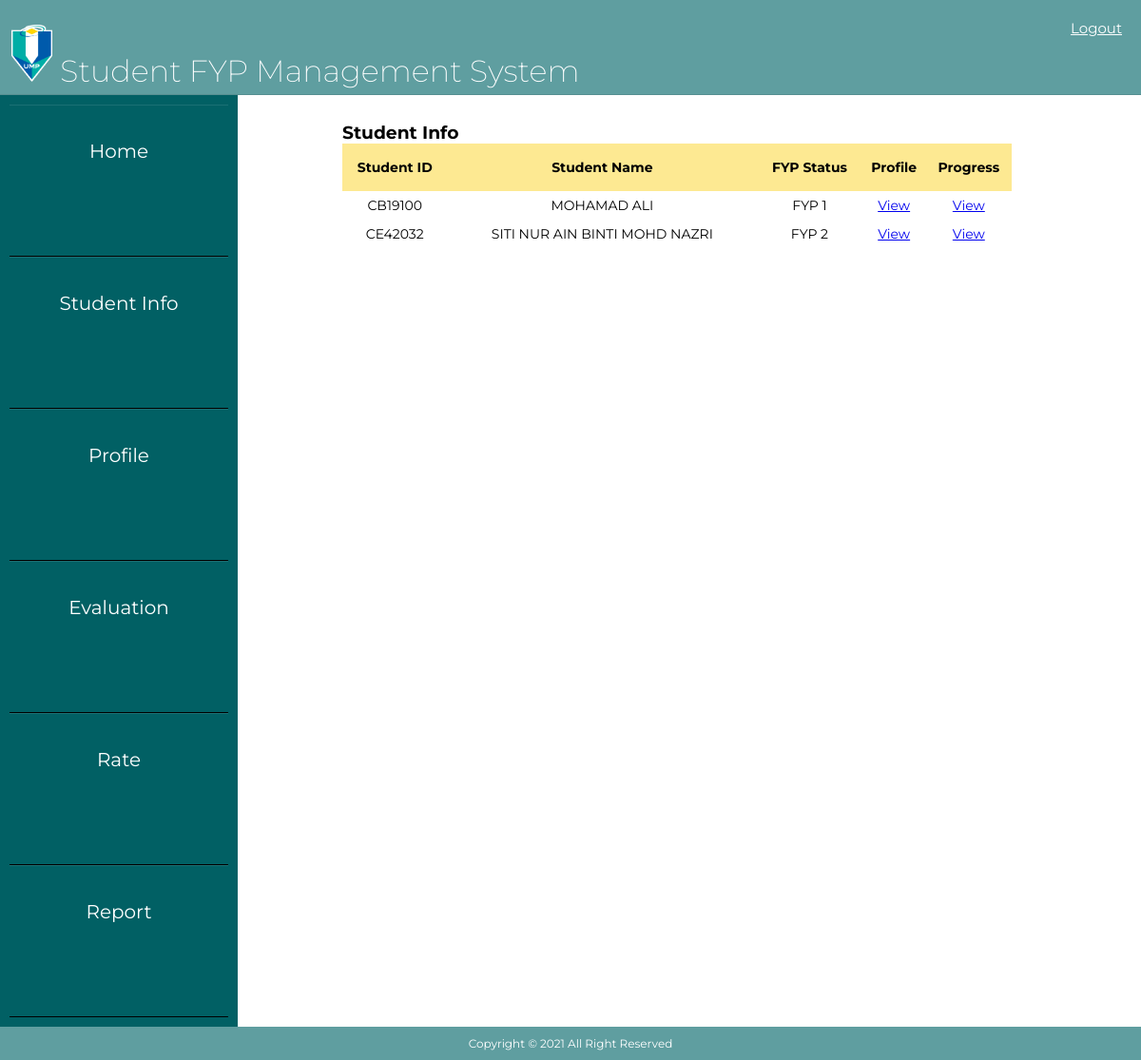
The page /studentinfo.php (signed in) on the database its author committed.
### tables this page shows
CREATE TABLE `student` (
  `studentid` int(11) NOT NULL,
  `matricid` varchar(20) NOT NULL,
  `studentname` varchar(100) NOT NULL,
  `studemail` varchar(30) NOT NULL,
  `pcode` varchar(10) NOT NULL,
  `fypstatus` varchar(5) NOT NULL,
  `phone` int(12) NOT NULL,
  `semester` int(10) NOT NULL
);

### studentinfo.php (the view, shortened to what this page needs)
<?php
include_once './include/config.php';
?>
<!DOCTYPE html>
<html lang="en">
    <head>
        <link href="css/layout.css" type="text/css" rel="stylesheet" media="screen,projection">
        <link href="css/sidebar.css" type="text/css" rel="stylesheet" media="screen,projection">
    </head>
    <body>
    <div class="header">
        <div class ="inner_header">
            <div class="logo_container">
            <h1><img src="umplogo.png" alt="imgheader">  Student FYP Management System </h1>
            </div>
        <nav>
          <li><span><a href="logout.php">Logout</a></span></li>
</nav>
        </div>
</div>
<div class="row">
    <div class="column left">
    <ul>
    <li> <a href="suphome.php" class="button" name="home">Home</a></li>
        <li><a href="studentinfo.php" class="button"  name="studinfo">Student Info</a></li>
       <li><a href="supprofile.php" class="button" name="profile">Profile</a></li>
       <li><a href="supevaluation.php" class="button" name="evaluation">Evaluation</a></li>
        <li><a href="suprating.php" class="button" name="rate">Rate</a></li>
       <li><a href="supreport.php" class="button"  name="report">Report</a></li>
    </div>
    <div class="column right">
    <br><h3>Student Info</h3>
    <form>
        <table class="center">
            <tr>
                <th>Student ID</th>
                <th>Student Name</th>
                <th>FYP Status</th>
                <th>Profile</th>
                <th>Progress</th>
            </tr>
            <tr>
               <?php
                   $sql = "SELECT student.studentid, student.matricid,student.studentname,student.fypstatus,studentsupervisor.Fypstd_ID,studentsupervisor.Sup_ID FROM student,studentsupervisor WHERE student.studentid = studentsupervisor.Fypstd_ID AND  studentsupervisor.Sup_ID='".$_SESSION['matricid']."'";
                   $result = $conn -> query($sql);
                   if($result->num_rows > 0){
                       while($row = $result -> fetch_assoc() )
                    {
                       echo '<tr><td>' .$row["matricid"]. '</td>';
                        echo '<td>' .$row["studentname"]. '</td>';
                      echo '<td>' .$row["fypstatus"]. '</td>';
                       echo '<td><a href="studprofile.php?studID='.$row["studentid"].'">View</a<td>';
                       echo '<td><a href="studprog.php?studID='.$row["studentid"].'">View</a></td></tr>';
                 }
             }
             else{
                 echo "No Result";
             }
             ?>
 </table>
 </form>
</div>
<footer id="footer">
                        <span> Copyright &copy; 2021 All Right Reserved</span>
            </footer>
    </body>
</html>

### css/layout.css (style rules this page uses)
img { width: 55px;; height: 60px; padding-left: 12px; }
.header { width: 100vw; height: 100px; border-bottom: solid 1px rgba(16, 16, 16, 0.1); font-family: 'Poppins'; background-color: cadetblue; text-decoration: none; }
table { border-collapse: collapse; width: 100%; }
h3 { font-family: 'Montserrat'; }
html,body { height: 100%; }
th { background-color: #FDE992; height: 50px; }
td { height: 30px; }
#footer { text-align: center; padding: 10px; background-color: cadetblue; color: white; position: relative; width: 100%; font-family: 'Montserrat'; font-size: 12px; margin-top: -100px; clear:both; }
.logo_container { height: 100%; display: table; float: left; }
.logo_container h1 { color:white; height: 100%; display: table-cell; vertical-align: middle; font-family: 'Montserrat'; font-size: 32px; font-weight: 200; padding-top: 20px; }
.header nav { float:right; height: 100%; }
.header nav li { height: 100%; display: table; float:left; margin-right: 30px; margin-top: 20px; font-family: 'Montserrat'; font-size: 15px; }
.header nav li:last-of-type { margin-right:20; }
.header nav a { color:white; }
table { font-family: 'Montserrat'; font-size: 14px; }

### css/sidebar.css (style rules this page uses)
* { box-sizing: border-box; padding:0; margin:0; }
.column { float: left; width: 50%; padding: 10px; height: 300px; }
.row:after { content: ""; display: table; clear: both; }
.left { width: 250px; height: auto; background: #016064; }
.left ul a { display: block; height:20%; width: 100%; line-height:65px; font-size: 20px; color: white; padding-left: 40px; border-top: 1px solid rgba(255,255,255,.1); border-bottom: 1px solid black; }
.right { width: 75%; height: auto; }
.button { background-color: #016064; text-align: center; cursor: pointer; outline: none; border: none; color: #fff; border-radius: 0px; text-decoration: none; font-size: small; font-family: 'Montserrat'; padding: 16px 40px; transition: .4s; }
h3 { padding-left: 100px; }

### studentinfo.php (style rules this page uses)
table.center { text-align: center; padding-left:100px; }
table { margin-left:100px; text-align: center; width: 80%; }
.left ul li .button { height:20%; }

### rows shown on the page
student: matricid "CB19100", studentname "MOHAMAD ALI", fypstatus "FYP 1"
student: matricid "CE42032", studentname "SITI NUR AIN BINTI MOHD NAZRI", fypstatus "FYP 2"
